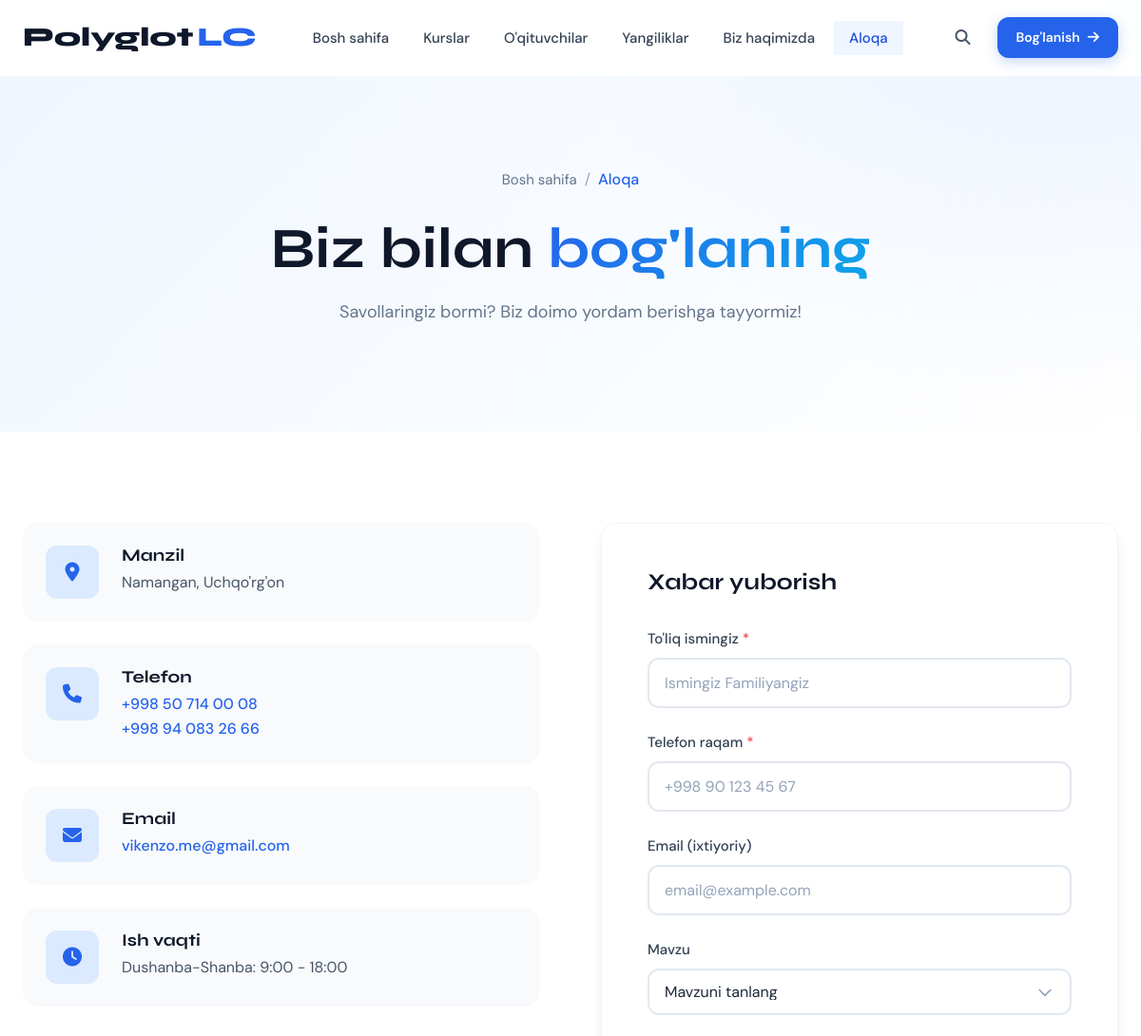
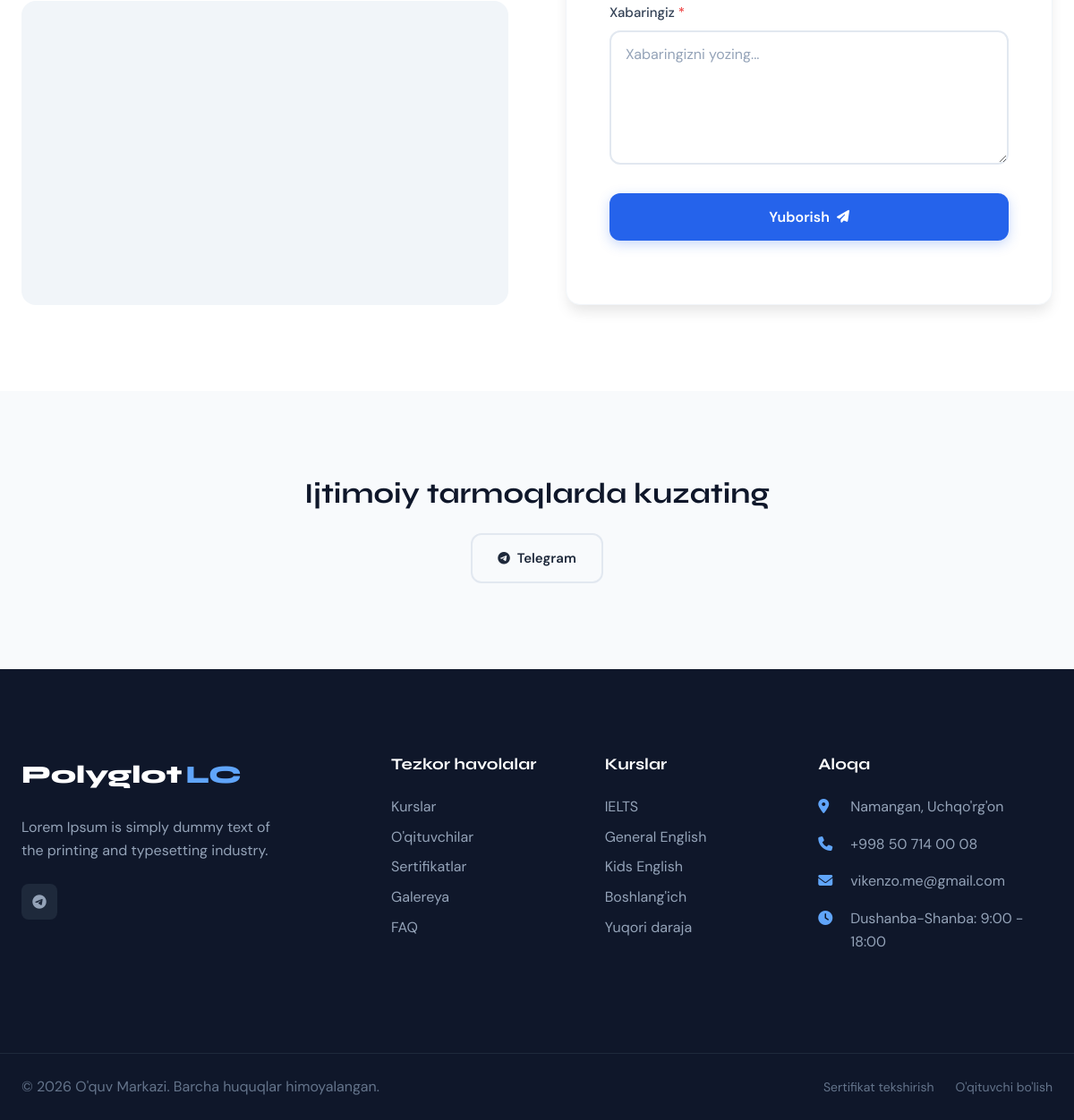
Page /aloqa/ on the earlier database version (2 pictures, top to bottom).
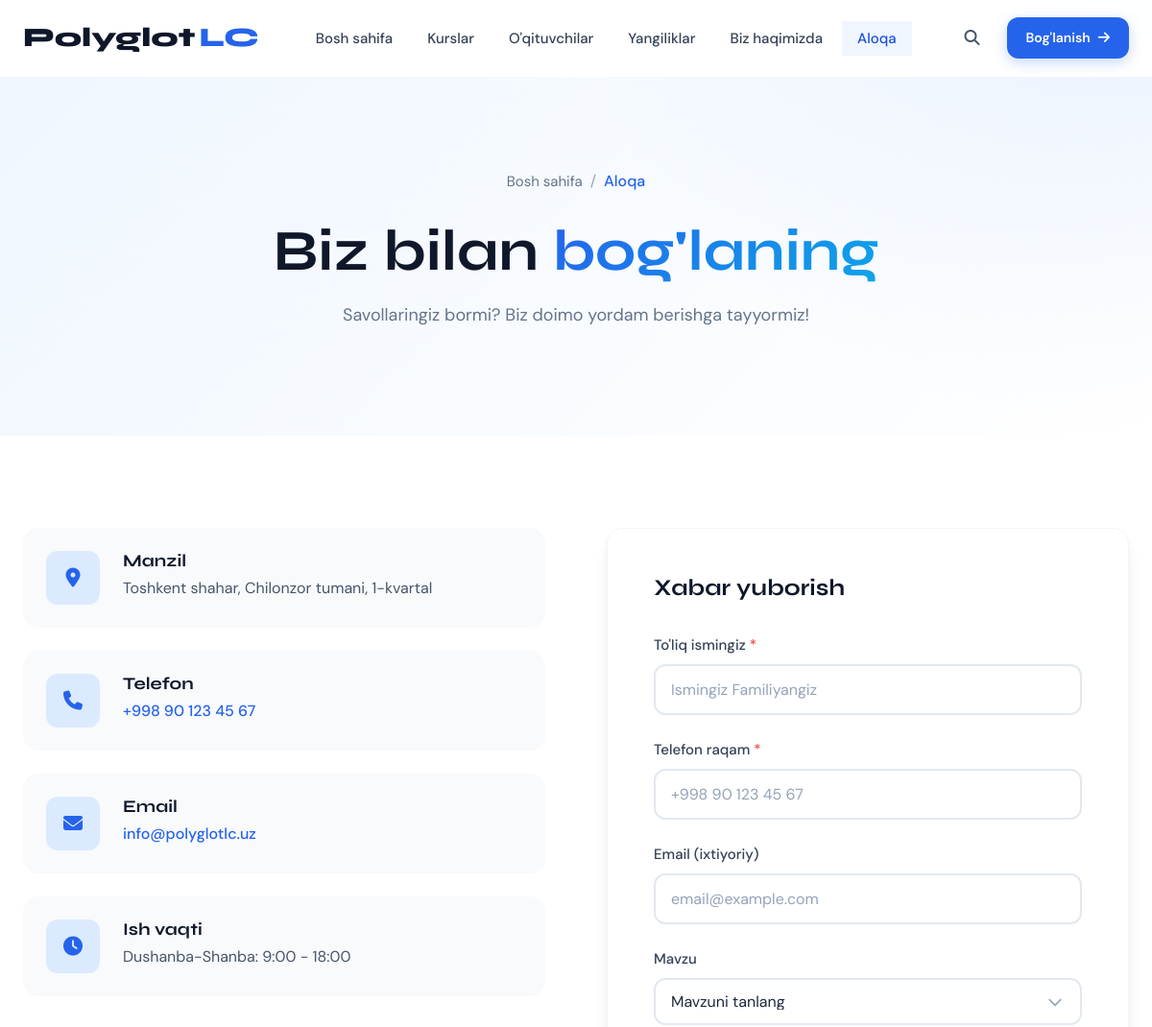
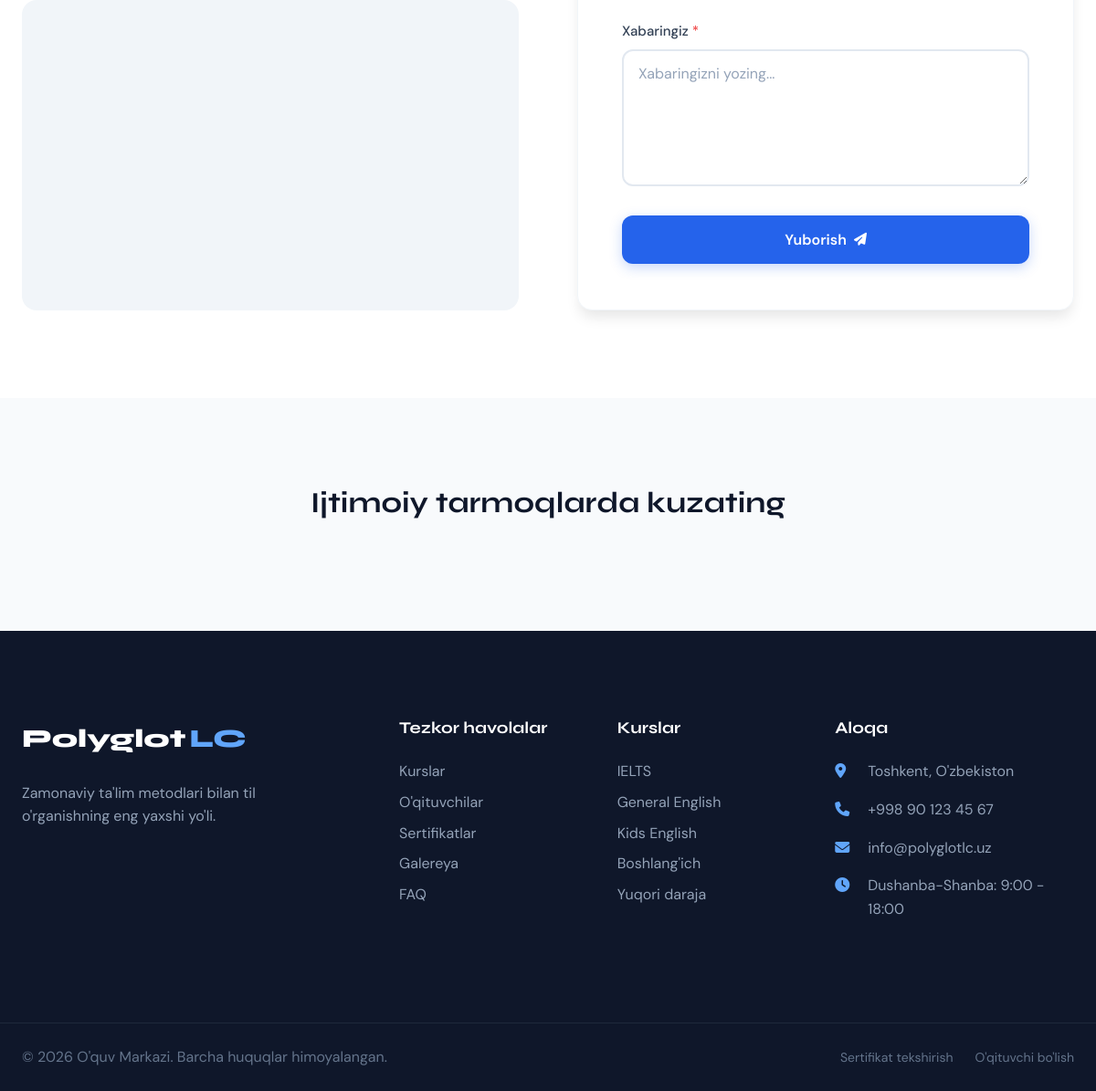
Same page on the later database version (2 pictures, top to bottom).
### front/models.py (models this page shows, shortened)
class SiteSettings(models.Model):
    site_name = models.CharField('Sayt nomi', max_length=200, default='O\'quv Markazi')
    site_tagline = models.CharField('Slogan', max_length=300, blank=True)
    logo = models.ImageField('Logo', upload_to='site/', blank=True, null=True)
    favicon = models.ImageField('Favicon', upload_to='site/', blank=True, null=True)
    phone_primary = models.CharField('Asosiy telefon', max_length=20)
    phone_secondary = models.CharField('Qo\'shimcha telefon', max_length=20, blank=True)
    email = models.EmailField('Email')
    address = models.TextField('Manzil')
    working_hours = models.CharField('Ish vaqti', max_length=200,
                                     default='Dushanba-Shanba: 9:00 - 18:00')
    about_short = models.TextField('Qisqacha haqimizda', max_length=500, blank=True,
                                   help_text='Asosiy sahifa uchun')
    about_full = models.TextField('To\'liq haqimizda', blank=True,
                                  help_text='Haqimizda sahifasi uchun')
    facebook = models.URLField('Facebook', blank=True)
    instagram = models.URLField('Instagram', blank=True)
    telegram = models.URLField('Telegram', blank=True)
    youtube = models.URLField('YouTube', blank=True)
    linkedin = models.URLField('LinkedIn', blank=True)
    twitter = models.URLField('Twitter', blank=True)
    tiktok = models.URLField('TikTok', blank=True)
    google_maps_embed = models.TextField('Google Maps embed kodi', blank=True)
    google_maps_link = models.URLField('Google Maps link', blank=True)
    meta_description = models.CharField('Meta tavsif', max_length=160, blank=True)
    meta_keywords = models.CharField('Meta kalit so\'zlar', max_length=255, blank=True)
    students_count = models.IntegerField('Talabalar soni', default=0,
                                        help_text='Saytda ko\'rsatish uchun')
    teachers_count = models.IntegerField('O\'qituvchilar soni', default=0)
    courses_count = models.IntegerField('Kurslar soni', default=0)
    success_rate = models.IntegerField('Muvaffaqiyat foizi', default=95,
                                      validators=[MinValueValidator(0), MaxValueValidator(100)])
    updated_at = models.DateTimeField('Yangilangan', auto_now=True)
    class Meta:
        verbose_name = 'Sayt sozlamalari'
        verbose_name_plural = 'Sayt sozlamalari'
    @classmethod
    def load(cls):
        obj, created = cls.objects.get_or_create(pk=1)
        return obj

### front/views.py (the view, shortened to what this page needs)
# urls.py: path('aloqa/', views.contact, name='contact'),
def contact(request):
    context = {
        'settings': SiteSettings.load(),
    }
    return render(request, 'contact.html', context)

### templates/contact.html (shortened to what the changed rows need)
{% extends 'base.html' %}
{% load static %}
{% block content %}
<section class="page-header">
    <div class="container">
        <div class="page-header-content">
            <h1 class="page-title">Biz bilan <span class="text-gradient">bog'laning</span></h1>
        </div>
    </div>
</section>
<section class="section-sm">
    <div class="container">
        <div class="contact-grid">
            <div>
                <div class="contact-info-cards">
                    <div class="contact-info-card" data-aos="fade-up" data-aos-delay="0">
                        <div class="contact-info-content">
                            <h4>Manzil</h4>
                            <p>{{ settings.address|default:"Toshkent shahar, Chilonzor tumani, 1-kvartal" }}</p>
                        </div>
                    </div>
                    <div class="contact-info-card" data-aos="fade-up" data-aos-delay="100">
                        <div class="contact-info-content">
                            <p>
                                <a href="tel:{{ settings.phone_primary }}">{{ settings.phone_primary|default:"+998 90 123 45 67" }}</a>
                                {% if settings.phone_secondary %}
                                <br>
                                <a href="tel:{{ settings.phone_secondary }}">{{ settings.phone_secondary }}</a>
                                {% endif %}
                            </p>
                        </div>
                    </div>
                    <div class="contact-info-card" data-aos="fade-up" data-aos-delay="200">
                        <div class="contact-info-content">
                            <p><a href="mailto:{{ settings.email }}">{{ settings.email|default:"info@polyglotlc.uz" }}</a></p>
                        </div>
                    </div>
                    <div class="contact-info-card" data-aos="fade-up" data-aos-delay="300">
                        <div class="contact-info-content">
                            <h4>Ish vaqti</h4>
                            <p>{{ settings.working_hours|default:"Dushanba - Shanba: 9:00 - 18:00" }}</p>
                        </div>
                    </div>
                </div>
            </div>
        </div>
    </div>
</section>
<section class="section-sm" style="background: var(--gray-50);">
    <div class="container">
        <div class="text-center" data-aos="fade-up">
            <div class="d-flex gap-2" style="justify-content: center; flex-wrap: wrap;">
                {% if settings.telegram %}
                <a href="{{ settings.telegram }}" target="_blank" class="btn btn-outline">
                    <i class="fab fa-telegram"></i> Telegram
                </a>
                {% endif %}
            </div>
        </div>
    </div>
</section>
{% endblock %}

### templates/base.html (shortened to what the changed rows need)
{% load static %}
<!DOCTYPE html>
<html lang="uz">
<head>
    <link rel="stylesheet" href="https://cdnjs.cloudflare.com/ajax/libs/font-awesome/6.5.1/css/all.min.css">
    <link href="https://unpkg.com/aos@2.3.1/dist/aos.css" rel="stylesheet">
    <link rel="stylesheet" href="{% static 'css/main.css' %}">
</head>
<body>
    <main class="main">
        {% block content %}{% endblock %}
    </main>
    <footer class="footer">
        <div class="footer-top">
            <div class="container">
                <div class="footer-grid">
                    <div class="footer-brand">
                        <a href="{% url 'home' %}" class="footer-logo">
                            {% if settings.logo %}
                            <img src="{{ settings.logo.url }}" alt="{{ settings.site_name }}">
                            {% else %}
                            <span class="logo-text">Polyglot</span><span class="logo-accent">LC</span>
                            {% endif %}
                        </a>
                        <p class="footer-desc">{{ settings.about_short|default:"Zamonaviy ta'lim metodlari bilan til o'rganishning eng yaxshi yo'li." }}</p>
                        <div class="footer-social">
                            {% if settings.telegram %}<a href="{{ settings.telegram }}" target="_blank" aria-label="Telegram"><i class="fab fa-telegram"></i></a>{% endif %}
                        </div>
                    </div>
                    <div class="footer-contact">
                        <ul>
                            <li>
                                <i class="fas fa-map-marker-alt"></i>
                                <span>{{ settings.address|default:"Toshkent, O'zbekiston" }}</span>
                            </li>
                            <li>
                                <i class="fas fa-phone"></i>
                                <a href="tel:{{ settings.phone_primary }}">{{ settings.phone_primary|default:"+998 90 123 45 67" }}</a>
                            </li>
                            <li>
                                <i class="fas fa-envelope"></i>
                                <a href="mailto:{{ settings.email }}">{{ settings.email|default:"info@polyglotlc.uz" }}</a>
                            </li>
                            <li>
                                <i class="fas fa-clock"></i>
                                <span>{{ settings.working_hours|default:"Dushanba-Shanba: 9:00 - 18:00" }}</span>
                            </li>
                        </ul>
                    </div>
                </div>
            </div>
        </div>
        <div class="footer-bottom">
            <div class="container">
                <div class="footer-bottom-inner">
                    <p>&copy; {% now "Y" %} {{ settings.site_name|default:"PolyglotLC" }}. Barcha huquqlar himoyalangan.</p>
                    <div class="footer-bottom-links">
                        <a href="{% url 'certificate_verify' %}">Sertifikat tekshirish</a>
                        <a href="{% url 'teacher_apply' %}">O'qituvchi bo'lish</a>
                    </div>
                </div>
            </div>
        </div>
    </footer>
</body>
</html>

Differences in the rows shown:
changed SiteSettings "Dushanba-Shanba: 9:00 - 18:00": address "Namangan, Uchqo'rg'on" → "Toshkent shahar, Chilonzor tumani, 1-kvartal"; phone_primary "+998 50 714 00 08" → "+998 90 123 45 67"; email "vikenzo.me@gmail.com" → "info@polyglotlc.uz"; about_short "Lorem Ipsum is simply dummy text of the printing and typesetting industry." → "Zamonaviy ta'lim metodlari bilan til o'rganishning eng yaxshi yo'li."; address "Namangan, Uchqo'rg'on" → "Toshkent, O'zbekiston"; phone_secondary "+998 94 083 26 66" → (not shown)
Other differences:
text no longer shown: "Telegram"
